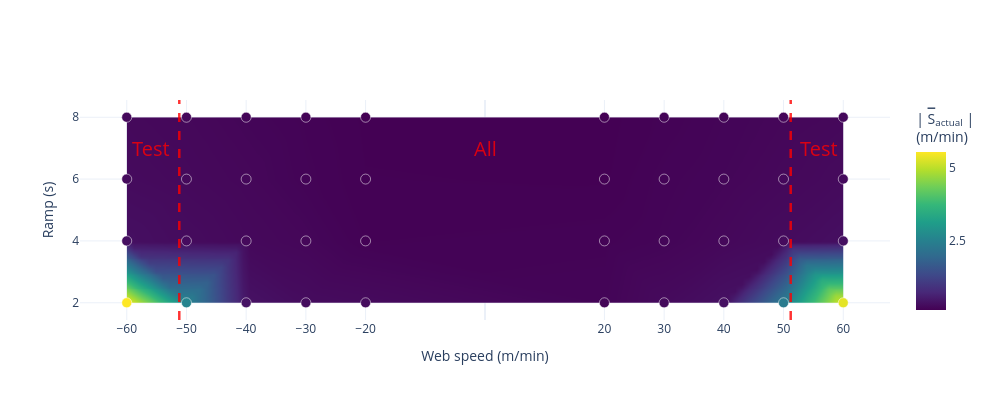

The cell this chart's notebook holds for it:
### Code cell
X_raw = np.array(x).flatten()
Y_raw = np.array(y).flatten()
Z_raw = np.array(z).flatten()

x_vec = np.linspace(np.min(X_raw), np.max(X_raw), 100)
y_vec = np.linspace(np.min(Y_raw), np.max(Y_raw), 100)
grid_x, grid_y = np.meshgrid(x_vec, y_vec)

Z_grid = griddata((X_raw, Y_raw), Z_raw, (grid_x, grid_y), method='linear')

fig = go.Figure()

fig.add_trace(go.Contour(
    z=Z_grid,
    x=x_vec, # 1D x-axis
    y=y_vec, # 1D y-axis
    colorscale='Viridis',
    contours_coloring='heatmap', 
    line_width=0,                
    colorbar=dict(title="| <span style='text-decoration:overline'>S</span><sub>actual</sub> | <br>(m/min)"),
    hoverinfo='skip'            
))

fig.add_trace(go.Scatter(
    x=X_raw,
    y=Y_raw,
    mode='markers',
    marker=dict(
        color=Z_raw,
        colorscale='Viridis',
        size=10,
        line=dict(color='white', width=0.5),
        showscale=False # Hide second colorbar
    ),
    name="Original Data"
))

fig.add_vline(x=51.2, line=dict(color="rgba(255, 0, 0, 0.8)", width=2.5, dash="dash"))
fig.add_vline(x=-51.2, line=dict(color="rgba(255, 0, 0, 0.8)", width=2.5, dash="dash"))


fig.add_annotation(
    text="All",
    # xref="paper", yref="paper",
    x=0, y=7,
    showarrow=False,
    font=dict(size=20, color="rgba(255, 0, 0, 0.8)"),
)


fig.add_annotation(
    text="Test",
    x=56, y=7,
    showarrow=False,
    font=dict(size=20, color="rgba(255, 0, 0, 0.8)"),
)

fig.add_annotation(
    text="Test",
    x=-56, y=7,
    showarrow=False,
    font=dict(size=20, color="rgba(255, 0, 0, 0.8)"),
)

fig.update_layout(
    xaxis_title="Web speed (m/min)",
    yaxis_title="Ramp (s)",
    template="plotly_white",
    width=1000,
    height=400
)

fig.update_xaxes(tickvals=np.unique(X_raw))
fig.update_yaxes(tickvals=np.unique(Y_raw))

fig.show()
# Save image as pdf 
fig.write_image("./../figures/slip_contour_plot.pdf")

### Figure 1 — Plotly figure (JSON) as saved in the notebook; plotly's stock layout.template omitted (floating-point values rounded to 4 significant figures; data arrays with more than 128 entries replaced by an {"elided": "..."} marker saying what was removed)
{"data": [{"colorbar": {"title": {"text": "| <span style='text-decoration:overline'>S</span><sub>actual</sub> | <br>(m/min)"}}, "colorscale": [[0, "#440154"], [0.1111, "#482878"], [0.2222, "#3e4989"], [0.3333, "#31688e"], [0.4444, "#26828e"], [0.5556, "#1f9e89"], [0.6667, "#35b779"], [0.7778, "#6ece58"], [0.8889, "#b5de2b"], [1, "#fde725"]], "contours": {"coloring": "heatmap"}, "hoverinfo": "skip", "line": {"width": 0}, "type": "contour", "x": [-60.0, -58.79, -57.58, -56.36, -55.15, -53.94, -52.73, -51.52, -50.3, -49.09, -47.88, -46.67, -45.45, -44.24, -43.03, -41.82, -40.61, -39.39, -38.18, -36.97, -35.76, -34.55, -33.33, -32.12, -30.91, -29.7, -28.48, -27.27, -26.06, -24.85, -23.64, -22.42, -21.21, -20.0, -18.79, -17.58, -16.36, -15.15, -13.94, -12.73, -11.52, -10.3, -9.091, -7.879, -6.667, -5.455, -4.242, -3.03, -1.818, -0.6061, 0.6061, 1.818, 3.03, 4.242, 5.455, 6.667, 7.879, 9.091, 10.3, 11.52, 12.73, 13.94, 15.15, 16.36, 17.58, 18.79, 20.0, 21.21, 22.42, 23.64, 24.85, 26.06, 27.27, 28.48, 29.7, 30.91, 32.12, 33.33, 34.55, 35.76, 36.97, 38.18, 39.39, 40.61, 41.82, 43.03, 44.24, 45.45, 46.67, 47.88, 49.09, 50.3, 51.52, 52.73, 53.94, 55.15, 56.36, 57.58, 58.79, 60.0], "y": [2.0, 2.061, 2.121, 2.182, 2.242, 2.303, 2.364, 2.424, 2.485, 2.545, 2.606, 2.667, 2.727, 2.788, 2.848, 2.909, 2.97, 3.03, 3.091, 3.152, 3.212, 3.273, 3.333, 3.394, 3.455, 3.515, 3.576, 3.636, 3.697, 3.758, 3.818, 3.879, 3.939, 4.0, 4.061, 4.121, 4.182, 4.242, 4.303, 4.364, 4.424, 4.485, 4.545, 4.606, 4.667, 4.727, 4.788, 4.848, 4.909, 4.97, 5.03, 5.091, 5.152, 5.212, 5.273, 5.333, 5.394, 5.455, 5.515, 5.576, 5.636, 5.697, 5.758, 5.818, 5.879, 5.939, 6.0, 6.061, 6.121, 6.182, 6.242, 6.303, 6.364, 6.424, 6.485, 6.545, 6.606, 6.667, 6.727, 6.788, 6.848, 6.909, 6.97, 7.03, 7.091, 7.152, 7.212, 7.273, 7.333, 7.394, 7.455, 7.515, 7.576, 7.636, 7.697, 7.758, 7.818, 7.879, 7.939, 8.0], "z": {"elided": "100x100 float values"}}, {"marker": {"color": [0.2488, 0.1551, 0.1236, 0.1344, 0.1096, 0.1065, 0.1042, 0.1006, 0.2706, 0.2429, 0.1872, 0.1609, 0.1466, 0.1486, 0.136, 0.1293, 0.3677, 0.3403, 0.2202, 0.207, 0.1934, 0.1722, 0.1682, 0.1585, 2.57, 2.36, 0.2628, 0.2566, 0.2231, 0.2107, 0.2034, 0.185, 5.541, 5.332, 0.3232, 0.3185, 0.2537, 0.2479, 0.2219, 0.2102], "colorscale": [[0, "#440154"], [0.1111, "#482878"], [0.2222, "#3e4989"], [0.3333, "#31688e"], [0.4444, "#26828e"], [0.5556, "#1f9e89"], [0.6667, "#35b779"], [0.7778, "#6ece58"], [0.8889, "#b5de2b"], [1, "#fde725"]], "line": {"color": "white", "width": 0.5}, "showscale": false, "size": 10}, "mode": "markers", "name": "Original Data", "type": "scatter", "x": [-20, 20, -20, 20, -20, 20, -20, 20, -30, 30, -30, 30, -30, 30, -30, 30, -40, 40, -40, 40, -40, 40, -40, 40, -50, 50, -50, 50, -50, 50, -50, 50, -60, 60, -60, 60, -60, 60, -60, 60], "y": [2, 2, 4, 4, 6, 6, 8, 8, 2, 2, 4, 4, 6, 6, 8, 8, 2, 2, 4, 4, 6, 6, 8, 8, 2, 2, 4, 4, 6, 6, 8, 8, 2, 2, 4, 4, 6, 6, 8, 8]}], "layout": {"annotations": [{"font": {"color": "rgba(255, 0, 0, 0.8)", "size": 20}, "showarrow": false, "text": "All", "x": 0, "y": 7}, {"font": {"color": "rgba(255, 0, 0, 0.8)", "size": 20}, "showarrow": false, "text": "Test", "x": 56, "y": 7}, {"font": {"color": "rgba(255, 0, 0, 0.8)", "size": 20}, "showarrow": false, "text": "Test", "x": -56, "y": 7}], "height": 400, "shapes": [{"line": {"color": "rgba(255, 0, 0, 0.8)", "dash": "dash", "width": 2.5}, "type": "line", "x0": 51.2, "x1": 51.2, "xref": "x", "y0": 0, "y1": 1, "yref": "y domain"}, {"line": {"color": "rgba(255, 0, 0, 0.8)", "dash": "dash", "width": 2.5}, "type": "line", "x0": -51.2, "x1": -51.2, "xref": "x", "y0": 0, "y1": 1, "yref": "y domain"}], "width": 1000, "xaxis": {"tickvals": [-60, -50, -40, -30, -20, 20, 30, 40, 50, 60], "title": {"text": "Web speed (m/min)"}}, "yaxis": {"tickvals": [2, 4, 6, 8], "title": {"text": "Ramp (s)"}}}}
